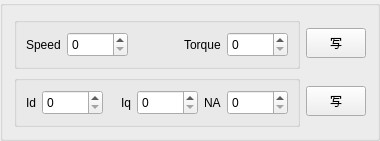
    <widget class="QGroupBox" name="groupBox_3">
     <property name="sizePolicy">
      <sizepolicy hsizetype="Preferred" vsizetype="Preferred">
       <horstretch>0</horstretch>
       <verstretch>0</verstretch>
      </sizepolicy>
     </property>
     <property name="maximumSize">
      <size>
       <width>380</width>
       <height>160</height>
      </size>
     </property>
     <property name="title">
      <string/>
     </property>
     <layout class="QGridLayout" name="gridLayout_8">
      <item row="0" column="0">
       <widget class="QGroupBox" name="groupBox_4">
        <property name="title">
         <string/>
        </property>
        <layout class="QHBoxLayout" name="horizontalLayout_5">
         <item>
          <widget class="QLabel" name="label_43">
           <property name="text">
            <string>Speed</string>
           </property>
          </widget>
         </item>
         <item>
          <widget class="QDoubleSpinBox" name="SpinBox_speed">
           <property name="minimumSize">
            <size>
             <width>0</width>
             <height>25</height>
            </size>
           </property>
           <property name="maximumSize">
            <size>
             <width>16777215</width>
             <height>25</height>
            </size>
           </property>
           <property name="decimals">
            <number>0</number>
           </property>
           <property name="minimum">
            <double>0.000000000000000</double>
           </property>
           <property name="maximum">
            <double>65535.000000000000000</double>
           </property>
           <property name="singleStep">
            <double>1.000000000000000</double>
           </property>
          </widget>
         </item>
         <item>
          <spacer name="horizontalSpacer_4">
           <property name="orientation">
            <enum>Qt::Horizontal</enum>
           </property>
           <property name="sizeHint" stdset="0">
            <size>
             <width>40</width>
             <height>20</height>
            </size>
           </property>
          </spacer>
         </item>
         <item>
          <widget class="QLabel" name="label_44">
           <property name="text">
            <string>Torque</string>
           </property>
          </widget>
         </item>
         <item>
          <widget class="QDoubleSpinBox" name="SpinBox_Torque">
           <property name="minimumSize">
            <size>
             <width>0</width>
             <height>25</height>
            </size>
           </property>
           <property name="maximumSize">
            <size>
             <width>16777215</width>
             <height>25</height>
            </size>
           </property>
           <property name="decimals">
            <number>0</number>
           </property>
           <property name="minimum">
            <double>0.000000000000000</double>
           </property>
           <property name="maximum">
            <double>65535.000000000000000</double>
           </property>
           <property name="singleStep">
            <double>1.000000000000000</double>
           </property>
          </widget>
         </item>
        </layout>
       </widget>
      </item>
      <item row="1" column="0">
       <widget class="QGroupBox" name="groupBox">
        <property name="title">
         <string/>
        </property>
        <layout class="QGridLayout" name="gridLayout_2">
         <item row="0" column="6">
          <widget class="QDoubleSpinBox" name="SpinBox_custom3">
           <property name="minimumSize">
            <size>
             <width>0</width>
             <height>25</height>
            </size>
           </property>
           <property name="maximumSize">
            <size>
             <width>16777215</width>
             <height>25</height>
            </size>
           </property>
           <property name="decimals">
            <number>0</number>
           </property>
           <property name="minimum">
            <double>0.000000000000000</double>
           </property>
           <property name="maximum">
            <double>65535.000000000000000</double>
           </property>
          </widget>
         </item>
         <item row="0" column="5">
          <widget class="QLabel" name="label_41">
           <property name="text">
            <string>NA</string>
           </property>
          </widget>
         </item>
         <item row="0" column="1">
          <widget class="QDoubleSpinBox" name="SpinBox_Id">
           <property name="minimumSize">
            <size>
             <width>0</width>
             <height>25</height>
            </size>
           </property>
           <property name="maximumSize">
            <size>
             <width>16777215</width>
             <height>25</height>
            </size>
           </property>
           <property name="decimals">
            <number>0</number>
           </property>
           <property name="minimum">
            <double>0.000000000000000</double>
           </property>
           <property name="maximum">
            <double>65535.000000000000000</double>
           </property>
          </widget>
         </item>
         <item row="0" column="2">
          <spacer name="horizontalSpacer_5">
           <property name="orientation">
            <enum>Qt::Horizontal</enum>
           </property>
           <property name="sizeHint" stdset="0">
            <size>
             <width>40</width>
             <height>20</height>
            </size>
           </property>
          </spacer>
         </item>
         <item row="0" column="0">
          <widget class="QLabel" name="label_40">
           <property name="text">
            <string>Id</string>
           </property>
          </widget>
         </item>
         <item row="0" column="3">
          <widget class="QLabel" name="label_42">
           <property name="text">
            <string>Iq</string>
           </property>
          </widget>
         </item>
         <item row="0" column="4">
          <widget class="QDoubleSpinBox" name="SpinBox_Iq">
           <property name="minimumSize">
            <size>
             <width>0</width>
             <height>25</height>
            </size>
           </property>
           <property name="maximumSize">
            <size>
             <width>16777215</width>
             <height>25</height>
            </size>
           </property>
           <property name="decimals">
            <number>0</number>
           </property>
           <property name="minimum">
            <double>0.000000000000000</double>
           </property>
           <property name="maximum">
            <double>65535.000000000000000</double>
           </property>
          </widget>
         </item>
        </layout>
       </widget>
      </item>
      <item row="0" column="1">
       <widget class="QPushButton" name="setBtn">
        <property name="minimumSize">
         <size>
          <width>60</width>
          <height>30</height>
         </size>
        </property>
        <property name="maximumSize">
         <size>
          <width>60</width>
          <height>30</height>
         </size>
        </property>
        <property name="text">
         <string>写</string>
        </property>
       </widget>
      </item>
      <item row="1" column="1">
       <widget class="QPushButton" name="setBtn2">
        <property name="minimumSize">
         <size>
          <width>60</width>
          <height>30</height>
         </size>
        </property>
        <property name="maximumSize">
         <size>
          <width>60</width>
          <height>30</height>
         </size>
        </property>
        <property name="text">
         <string>写</string>
        </property>
       </widget>
      </item>
     </layout>
    </widget>
